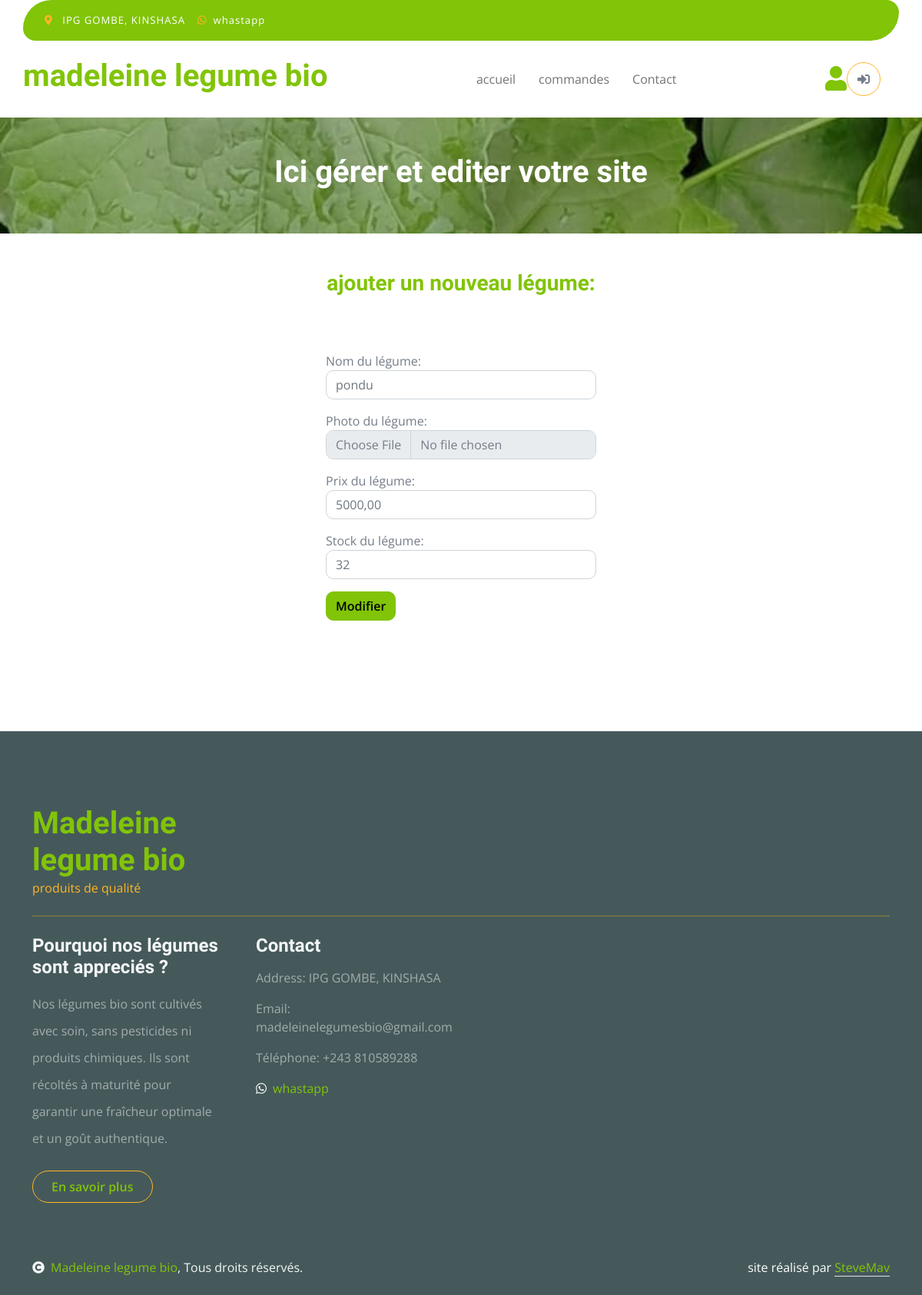
Page /accounts/editvegetable/2/ on the earlier database version.
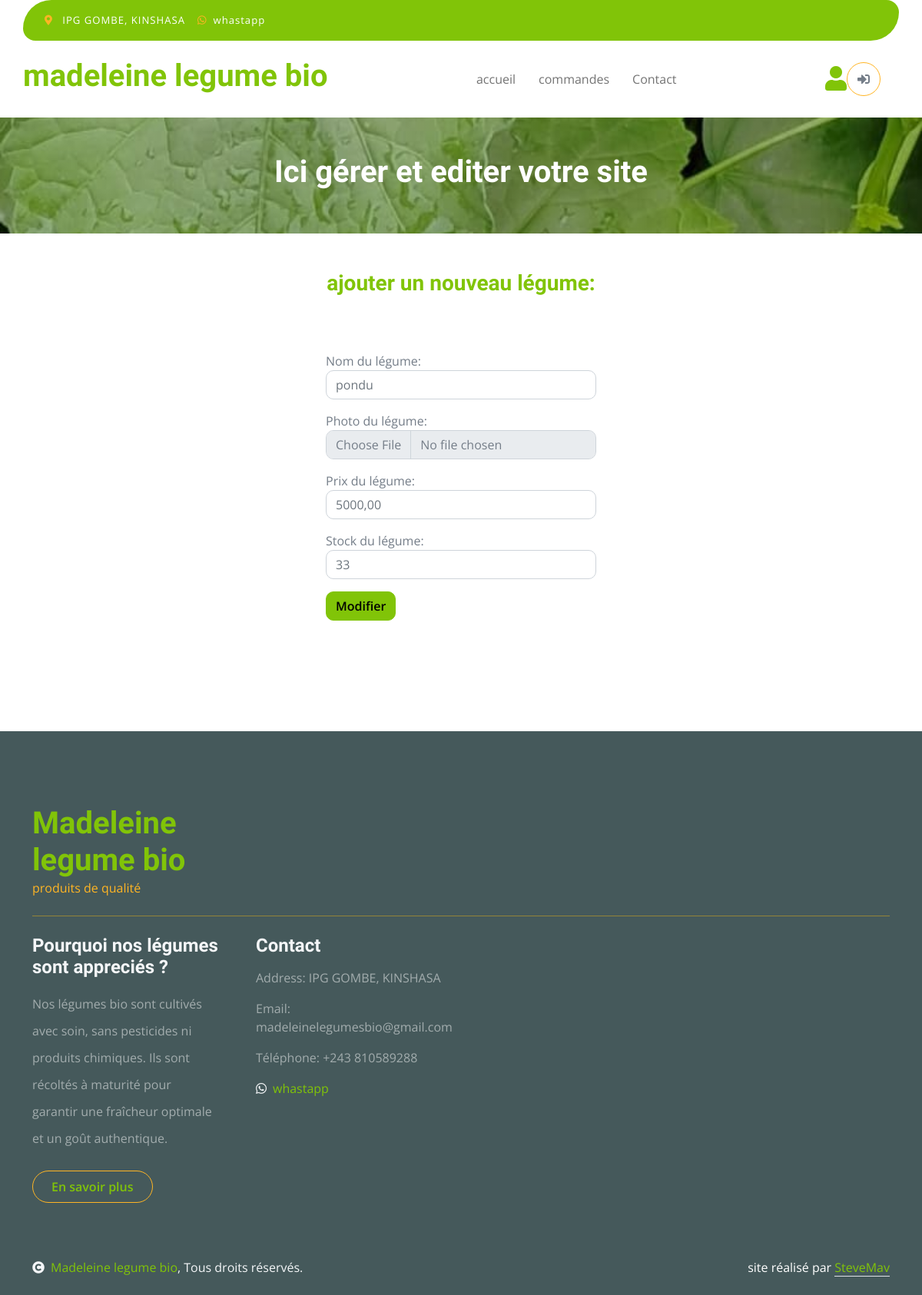
Same page on the later database version.
### vegetable_shop/models.py (models this page shows, shortened)
class Vegetable(models.Model):
       name = models.CharField(max_length=100)
       description = models.TextField()
       picture = models.ImageField(upload_to='pictures', blank=True)
       price = models.DecimalField(max_digits=10, decimal_places=2)
       stock = models.IntegerField()
       date_add = models.DateTimeField(auto_now_add=True)

### accounts/views.py (the view, shortened to what this page needs)
# urls.py: path('editvegetable/<int:vegetable_id>/', views.edit_vegetable, name='edit_vegetable'),
def edit_vegetable(request, vegetable_id):
    vegetable = get_object_or_404(Vegetable, id=vegetable_id)
    total_commands = Command.objects.filter(statut='En cours').count()
    return render(request, 'accounts/edit_vegetable.html', {'vegetable': vegetable, 'total_commands': total_commands})

### accounts/templates/accounts/edit_vegetable.html (shortened to what the changed rows need)
{% load static %}
<!DOCTYPE html>
<html lang="en">
    <head>
        <link rel="stylesheet" href="https://use.fontawesome.com/releases/v5.15.4/css/all.css"/>
        <link href="https://cdn.jsdelivr.net/npm/bootstrap-icons@1.4.1/font/bootstrap-icons.css" rel="stylesheet">
        <link href="https://cdnjs.cloudflare.com/ajax/libs/animate.css/4.1.1/animate.min.css" rel="stylesheet">
        <link href="https://unpkg.com/aos@2.3.1/dist/aos.css" rel="stylesheet">
        <link href="{% static 'css/bootstrap.min.css' %}" rel="stylesheet">
        <link href="{% static 'css/style.css' %}" rel="stylesheet">
    </head>
    <body>
        <div class="container-fluid fixed-top">
            <div class="container px-0">
                <nav class="navbar navbar-light bg-white navbar-expand-xl">
 <a href="/" class="navbar-brand"><h1 class="text-primary display-6 animate__animated animate__fadeInLeft">madeleine legume bio</h1></a>
                </nav>
            </div>
        </div>
                <div class="container-fluid page-header py-5">
                    <h1 class="text-center text-white display-6">Ici gérer et editer votre site</h1>
                </div>
                <div class="container-fluid py-5" id="form-commands">
                    <div class="container py-5">
                        <form method="post" enctype="multipart/form-data">
                            <div class="form-group mt-3">
                                <label for="name">Nom du légume:</label>
                                <input type="text" class="form-control" id="name" name="name" placeholder="{{vegetable.name}}">
                            </div>
                            <div class="form-group mt-3">
                                <label for="price">Prix du légume:</label>
                                <input type="number" class="form-control" id="price" name="price" placeholder="{{vegetable.price}}">
                            </div>
                            <div class="form-group mt-3">
                                <label for="stock">Stock du légume:</label>
                                <input type="number" class="form-control" id="stock" name="stock" placeholder="{{vegetable.stock}}">
                            </div>
                        </form>
                    </div>
                </div>
        <div class="container-fluid bg-dark text-white-50 footer pt-5 mt-5">
            <div class="container py-5">
                <div class="pb-4 mb-4" style="border-bottom: 1px solid rgba(226, 175, 24, 0.5) ;">
                    <div class="row g-4">
                        <div class="col-lg-3">
                            <a href="#">
                                <h1 class="text-primary mb-0">Madeleine legume bio</h1>
                            </a>
                        </div>
                    </div>
                </div>
            </div>
        </div>
</body>
</html>

Differences in the rows shown:
changed Vegetable "pondu": stock "32" → "33"
